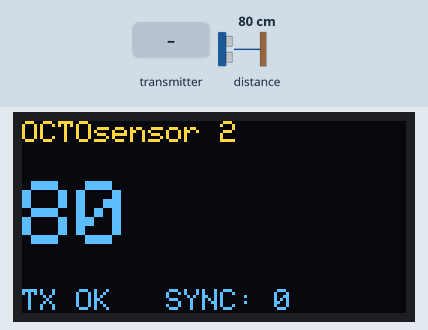
Bench run of a sketch on a simulated ESP32. On the bench: 128×64 one-colour display. The inputs (shaded band) are chosen by the test bench; at power-on: distance to the obstacle 80 cm. The OLED is the two-colour kind (top 16 rows yellow); what the sketch prints to the serial monitor is not drawn.

Above: at 1.3 s.
1.4 s: the transmitter starts sending value = 1024
At 1.9 s:
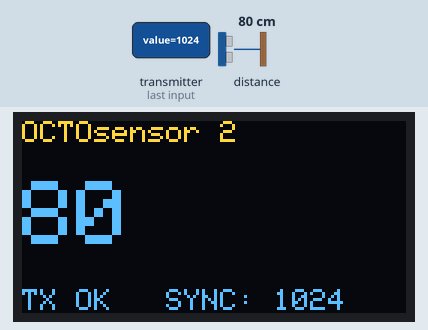
2.9 s: distance to the obstacle set to 2 cm
At 3.8 s:
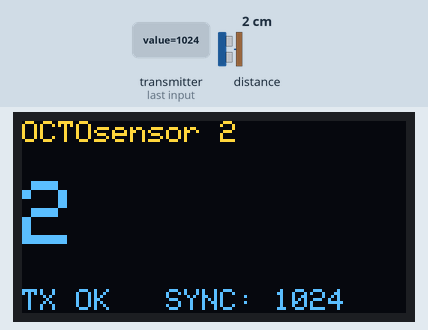
4.4 s: the transmitter starts sending value = 2048
At 4.9 s:
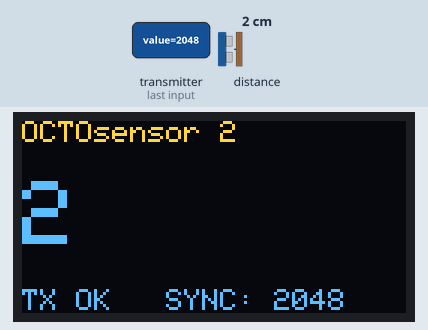
5.9 s: distance to the obstacle set to 4 cm
At 7.1 s:
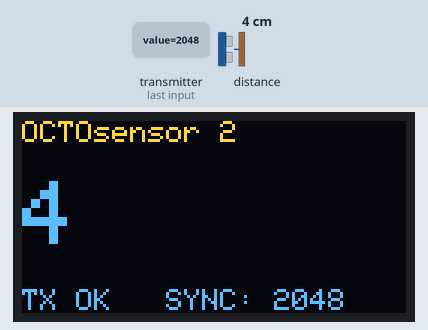
7.4 s: distance to the obstacle set to 9 cm
At 7.8 s:
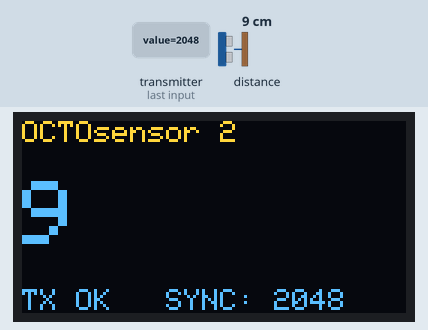
Timing chart, 0 to 9.9 s (numbered marks = the images above; inputs shaded):
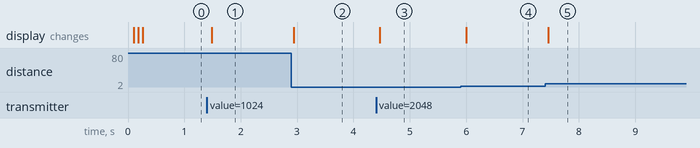

The sketch:

ESP32-ESPNOW-NODE-1-TO-BOARD-10-C4-4F-33-3E-E7-6D-TFMINI.ino
```cpp
///////////////////////////////////////////////////////////
//
//  O C T O  S E N S O R
//  A wireless system with 8 laser range finder modules
//  and a central unit to be used in interactive
//  art installations.
//
//  Project by Juliano Prado (2021) - Brazil
//
//  https://github.com/jupgit/octo-sensor
//
///////////////////////////////////////////////////////////


// NODE SETUP
const int nodeNumber = 2;   // defines the node number


// tfmini sensor
#include <HardwareSerial.h>
HardwareSerial MySerial(2);  /// ***TROCAR PELO CODIGO NATIVO DO ESP32

#include "TFMini.h"
TFMini tfmini;


// ESP NOW
#include <esp_now.h>
#include <WiFi.h>

// OLED DISPLAY
#include <Wire.h>
//#include <Adafruit_Sensor.h>
//#include <Adafruit_BME280.h>

#include <Adafruit_GFX.h>
#include <Adafruit_SSD1306.h>

#define SCREEN_WIDTH 128  // OLED display width, in pixels
#define SCREEN_HEIGHT 64  // OLED display height, in pixels

// Declaration for an SSD1306 display connected to I2C (SDA, SCL pins)
Adafruit_SSD1306 display(SCREEN_WIDTH, SCREEN_HEIGHT, &Wire, -1);


// ************************************************************
// REPLACE WITH THE MAC Address of your receiver
uint8_t broadcastAddress[] = {0xC4, 0x4F, 0x33, 0x3E, 0xE7, 0x6D};
// ************************************************************

// Define variables to be sent
int octoCommand;
int octoNode = nodeNumber ;
int octoValue;

// Define variables to store incoming readings
int incomingCommand;
int incomingNode;
int incomingValue;

// Variable to store if sending data was successful
String success;

//Structure example to send data
//Must match the receiver structure
typedef struct struct_message {
    int comm;
    int node;
    int value;
} struct_message;

// Create a struct_message called OCTOReadings to hold sensor readings
struct_message OCTOReadings;

// Create a struct_message to hold incoming sensor readings
struct_message incomingReadings;

// Variables for sensor 65k error detection
  int lastDist = 0;        // keeps last sensor reading
  int errorCount = 0;       // counts how many error ( = reading of 65633)
  int errorLimit = 50;     // max error count until sensor reset


//
// Callback when data is sent (TX)
//
void OnDataSent(const uint8_t *mac_addr, esp_now_send_status_t status) {
  Serial.print("\r\nLast Packet Send Status:\t");
  Serial.println(status == ESP_NOW_SEND_SUCCESS ? "TX OK" : "TX Fail");
  if (status ==0){
    success = "TX OK";
  }
  else{
    success = "TX Fail";
  }
}


//
// Callback when data is received (RX)
//
void OnDataRecv(const uint8_t * mac, const uint8_t *incomingData, int len) {
  memcpy(&incomingReadings, incomingData, sizeof(incomingReadings));
  Serial.print("Bytes received: ");
  Serial.println(len);
  incomingCommand = incomingReadings.comm;
  incomingNode = incomingReadings.node;
  incomingValue  = incomingReadings.value;

}


// *******************************************************
//
//                  S   E   T   U   P
//
// *******************************************************

void setup() {

  // Init Serial Monitor
  Serial.begin(115200);

  // SENSOR
  MySerial.begin(115200);
  tfmini.begin(&MySerial);
  delay(100);

  // Init OLED display
  if(!display.begin(SSD1306_SWITCHCAPVCC, 0x3C)) {
    Serial.println(F("SSD1306 allocation failed"));
    for(;;);
  }

  // Set device as a Wi-Fi Station
  WiFi.mode(WIFI_STA);

  // Init ESP-NOW
  if (esp_now_init() != ESP_OK) {
    Serial.println("Error initializing ESP-NOW");
    return;
  }

  // Once ESPNow is successfully Init, we will register for Send CB to
  // get the status of Trasnmitted packet
  esp_now_register_send_cb(OnDataSent);
  //

  // Register peer
  esp_now_peer_info_t peerInfo;
  memcpy(peerInfo.peer_addr, broadcastAddress, 6);
  peerInfo.channel = 0;
  peerInfo.encrypt = false;

  // Add peer
  if (esp_now_add_peer(&peerInfo) != ESP_OK){
    Serial.println("Failed to add peer");
    return;
  }

  //
  // Register for a callback function that will be called when data is received
  //
  esp_now_register_recv_cb(OnDataRecv);
}


// *******************************************************
//
//                    L  O   O   P
//
// *******************************************************

void loop() {

  getSensorReadings();

  // Set values to send
  OCTOReadings.comm = octoCommand;
  OCTOReadings.node = octoNode;
  OCTOReadings.value = octoValue;

  // Send message via ESP-NOW
  esp_err_t result = esp_now_send(broadcastAddress, (uint8_t *) &OCTOReadings, sizeof(OCTOReadings));

  /*
  if (result == ESP_OK) {
    Serial.println("Sent with success");
  }
  else {
    Serial.println("Error sending the data");
  }
  */


  updateDisplay();
  delay(25);

}


void getSensorReadings(){


//////////////////////////////////////////////////////////
// SENSOR READING
//////////////////////////////////////////////////////////


   // EMPTY SERIAL FROM SENSOR **
   while(MySerial.read() >= 0) ; // flush the received buffer
   delay(15);
   // ** We have to read all the serial to empty it before taking the measure because
   // ** the sensor sends a read every 10ms and floods the buffer. No library enables to configure
   // ** the sampling interval nor entering the 'single scan' mode.
   // ** So this is a WORKAROUND that took some months to figure out :)


   // SENSOR READ
   uint16_t dist = tfmini.getDistance();
   uint16_t strength = tfmini.getRecentSignalStrength();

   // VU Meter Mapping
   //MeterValue = map(dist, 40, 250, 0, 80);

  // VALUES FOR THE ESPNOW WIRELESS MESSAGE
  octoCommand = 0;
  octoNode = nodeNumber;
  octoValue = dist;

  Serial.print("Local Sensor: ");
  Serial.println(octoValue);

}


void updateDisplay(){
  // Display Readings on OLED Display
  display.clearDisplay();
  display.setTextSize(1);
  display.setTextColor(WHITE);
  display.setCursor(0, 0);
  display.print("OCTOsensor ");
  display.print(nodeNumber);

  display.setCursor(0, 20);
  display.setTextSize(3);
  display.print(octoValue);

  display.setTextSize(1);
  display.setCursor(0, 56);
  display.print(success);
  display.print("   SYNC: ");
  display.print(incomingValue);
  display.display();

  // Display Readings in Serial Monitor
  Serial.println("INCOMING READINGS");
  Serial.print("Command: ");
  Serial.println(incomingReadings.comm);
  Serial.print("Node: ");
  Serial.println(incomingReadings.node);
  Serial.print("Value: ");
  Serial.print(incomingReadings.value);
  Serial.println();
}


// CREDITS:
/*
  Rui Santos
  Complete project details at https://RandomNerdTutorials.com/esp-now-two-way-communication-esp32/

  Permission is hereby granted, free of charge, to any person obtaining a copy
  of this software and associated documentation files.

  The above copyright notice and this permission notice shall be included in all
  copies or substantial portions of the Software.
*/
```

Measured:
- after the input at 1.4 s, the display: changes after 0.08 s (image 1)
- after the input at 2.9 s, the display: changes at once (image 2)
- after the input at 4.4 s, the display: changes after 0.07 s (image 3)
- after the input at 5.9 s, the display: changes after 0.10 s (image 4)
- after the input at 7.4 s, the display: changes after 0.05 s (image 5)
